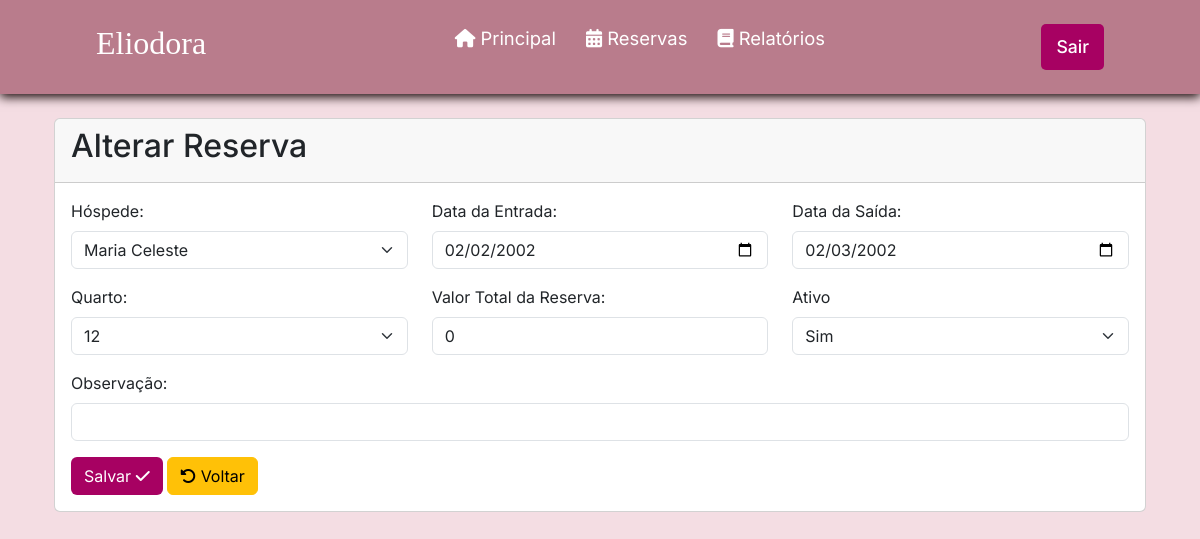
/alterarReserva.php?id=90 (signed in), run on the app's committed database.
### tables this page shows
CREATE TABLE `reserva` (
  `id` int(11) NOT NULL,
  `status` varchar(3) NOT NULL,
  `dataEntrada` date NOT NULL,
  `dataSaida` date NOT NULL,
  `valorTotalReserva` double NOT NULL,
  `quantHospede` int(1) NOT NULL,
  `observacao` varchar(200) NOT NULL,
  `id_hospede` int(11) DEFAULT NULL,
  `id_quarto` int(11) DEFAULT NULL,
  `id_funcionario` int(11) DEFAULT NULL,
  `datacadastro` datetime NOT NULL DEFAULT current_timestamp()
);

### alterarReserva.php (the view, shortened to what this page needs)
<?php
$conexao = mysqli_connect('127.0.0.1', 'root', '', 'tcc');
$sql = "select * from reserva where id = " . $_GET['id'];
$resultado = mysqli_query($conexao, $sql);
$linha = mysqli_fetch_array($resultado);
?>
<?php require_once("cabecalho.php"); ?>
<!DOCTYPE html>
<html lang="pt-br">
<head>
</head>
<body>
    <div class="container p-4">
        <div class="card">
            <div class="card-header">
                <h2>Alterar Reserva</h2>
            </div>
            <div class="card-body">
                <form method="post">
                    <div class="row">
                        <div class="mb-3 col">
                            <label for="id_hospede" class="form-label">Hóspede:</label>
                            <select name="id_hospede" id="id_hospede" class="form-select">
                                <?php
                                $sql = "select * from hospede order by nome";
                                $resultado = mysqli_query($conexao, $sql);
                                while ($linhaTU = mysqli_fetch_array($resultado)):
                                    $id = $linhaTU['id'];
                                    $nome = $linhaTU['nome'];
                                    $selected = ($id == $linha['id_hospede']) ? 'selected' : '';
                                    echo "<option value='{$id}' {$selected}>{$nome}</option>";
                                endwhile;
                                ?>
                            </select>
                        </div>
                        <div class="mb-3 col">
                            <label for="dataEntrada" class="form-label">Data da Entrada:</label>
                            <input type="date" class="form-control" name="dataEntrada"
                                value="<?= $linha['dataEntrada'] ?>">
                        </div>
                        <div class="mb-3 col">
                            <label for="dataSaida" class="form-label">Data da Saída:</label>
                            <input type="date" class="form-control" name="dataSaida" value="<?= $linha['dataSaida'] ?>">
                        </div>
                    </div>
                    <div class="row">
                        <div class="mb-3 col-4">
                            <label for="id_quarto" class="form-label">Quarto:</label>
                            <select name="id_quarto" id="id_quarto" class="form-select">
                                <?php
                                $sql = "select * from quarto order by numero";
                                $resultado = mysqli_query($conexao, $sql);
                                while ($linhaTU = mysqli_fetch_array($resultado)):
                                    $id = $linhaTU['id'];
                                    $numero = $linhaTU['numero'];
                                    $selected = ($id == $linha['id_quarto']) ? 'selected' : '';
                                    echo "<option value='{$id}' {$selected}>{$numero}</option>";
                                endwhile;
                                ?>
                            </select>
                        </div>
                        <div class="mb-3 col-4">
                            <label for="valorTotalReserva" class="form-label">Valor Total da Reserva:</label>
                            <input type="text" class="form-control" name="valorTotalReserva" id="valorReserva"
                                value="<?= $linha['valorTotalReserva'] ?>">
                        </div>
                        <div class="mb-3 col-4">
                            <label for="status" class="form-label">Ativo</label>
                            <select name="status" id="status" class="form-select">
                                <option value="Sim" <?= ($linha['status'] == 'Sim') ? 'selected' : '' ?>>Sim</option>
                            </select>
                        </div>
                    </div>
                    <div class="mb-3">
                        <label for="observacao" class="form-label">Observação:</label>
                        <input class="form-control" id="observacao" name="observacao"
                            value="<?= $linha['observacao'] ?>">
                    </div>
                    <button name="salvar" type="submit" class="btn"
                        style="background-color: #a70162; color: #fff;">Salvar
                        <i class="fa-solid fa-check"></i>
                    </button>
                    <a href="controlarReserva.php" type="submit" class="btn btn-warning"><i
                            class="fa-solid fa-rotate-left"></i></i>
                        Voltar</a>
                </form>
            </div>
        </div>
</body>
</html>

### css/style.css (style rules this page uses)
* { padding: 0; margin: 0; font-family: 'Inter', sans-serif; }
body { background-color: #f4dde3; }
header { background-color: #b97c8c; box-shadow: 0px 3px 10px #120303; }
.nav-bar { display: flex; justify-content: space-between; padding: 1.5rem 6rem; }
.logo { display: flex; align-items: center; }
.logo h2 { color: #fff; }
.nav-list { display: flex; align-items: center; }
.nav-list ul { display: flex; justify-content: center; list-style: none; }
.nav-item { margin: 0 15px; }
.nav-link { text-decoration: none; font-size: 1.15rem; color: #ffffff; font-weight: 400; }
.login-button button { border: none; padding: 10px 15px; border-radius: 5px; background-color: #a70162; }
.login-button button a { text-decoration: none; color: #fff; font-weight: 500; font-size: 1.1rem; }

### data on the page
reserva: dataEntrada "02/02/2002", dataSaida "02/03/2002", valorTotalReserva "0"

### other printed values
form field id_hospede "Maria Celeste"
form field id_quarto "12"
